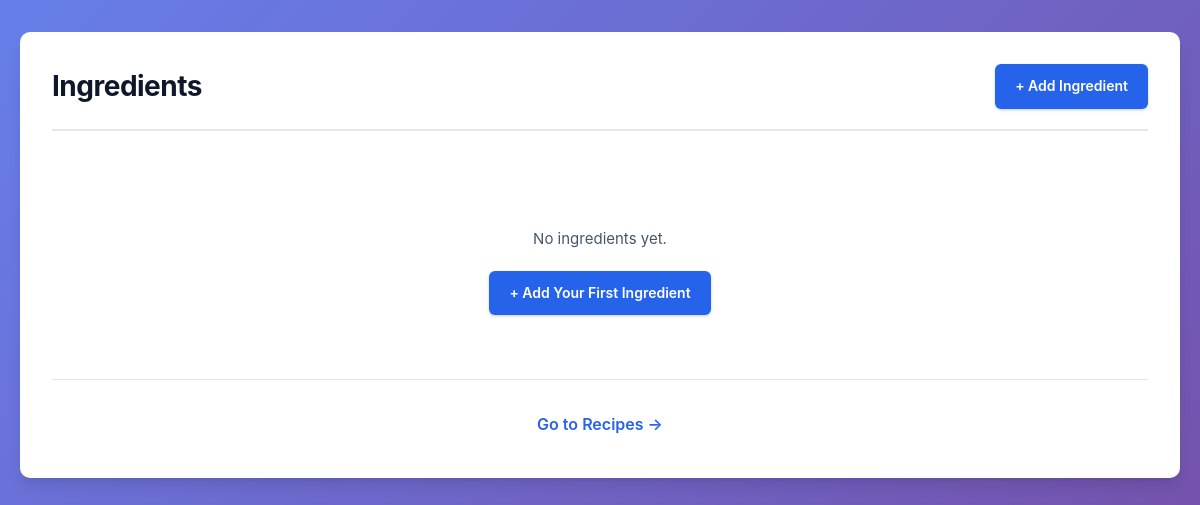
The page /ingredients/ on the database as committed earlier.
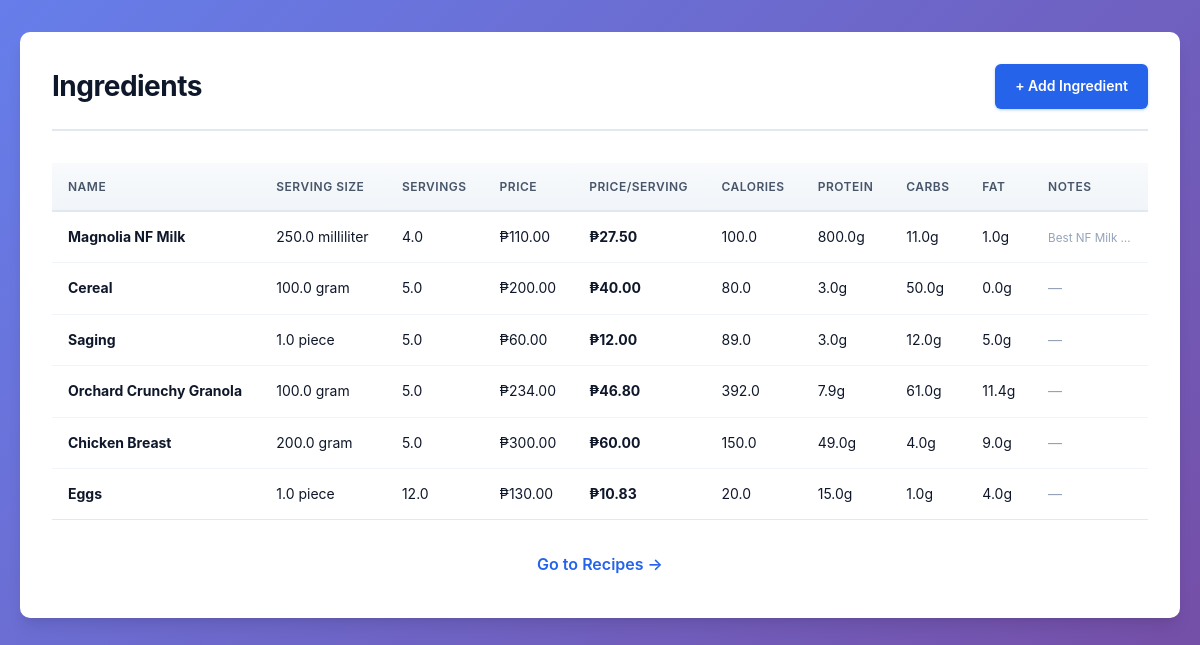
The same page on the database as committed later.
### MC_App/models.py (models this page shows, shortened)
class Ingredient(models.Model):
    UNIT_CHOICES = [
        ('g', 'gram'),
        ('ml', 'milliliter'),
        ('pc', 'piece'),
        ('oz', 'ounce'),
        ('tbsp', 'tablespoon'),
        ('tsp', 'teaspoon'),
    ]
    name = models.CharField(max_length=100)
    serving_size_value = models.FloatField(help_text="Amount of one serving (e.g., 100)")
    serving_size_unit = models.CharField(max_length=10, choices=UNIT_CHOICES, default='g')
    servings_per_container = models.FloatField(help_text="How many servings are in one container")
    price = models.FloatField(help_text="Price of the whole container")
    calories = models.FloatField(help_text="Per serving")
    protein = models.FloatField(help_text="Per serving")
    carbs = models.FloatField(help_text="Per serving")
    fat = models.FloatField(help_text="Per serving")
    notes = models.TextField(blank=True, null=True)
    @property
    def price_per_serving(self):
        try:
            return self.price / self.servings_per_container
        except ZeroDivisionError:
            return 0

### MC_App/views.py (the view)
# urls.py: path('ingredients/', views.ingredient_list, name='ingredient_list'),
def ingredient_list(request):
    ingredients = Ingredient.objects.all()
    return render(request, 'MC_App/ingredient_list.html', {'ingredients': ingredients})

### MC_App/templates/MC_App/ingredient_list.html (shortened to what this page needs)
<!DOCTYPE html>
<html lang="en">
<head>
    {% load static %}
    <link rel="stylesheet" href="{% static 'MC_App/css/style.css' %}">
</head>
<body>
    <div class="container">
        <div class="header-links">
            <h1>Ingredients</h1>
            <a href="{% url 'ingredient_create' %}" class="btn">+ Add Ingredient</a>
        </div>
        {% if ingredients %}
            <table>
                <thead>
                    <tr>
                        <th>Name</th>
                        <th>Serving Size</th>
                        <th>Servings</th>
                        <th>Price</th>
                        <th>Price/Serving</th>
                        <th>Calories</th>
                        <th>Protein</th>
                        <th>Carbs</th>
                        <th>Fat</th>
                        <th>Notes</th>
                    </tr>
                </thead>
                <tbody>
                    {% for i in ingredients %}
                    <tr class="clickable-row" data-href="{% url 'ingredient_edit' i.id %}"  style="cursor:pointer; transition: all 0.2s ease;"
                    onmouseover="this.style.background='var(--accent-light)'; this.style.transform='translateX(4px)'; this.style.boxShadow='0 1px 2px 0 rgba(0, 0, 0, 0.05)';"
                    onmouseout="this.style.background=''; this.style.transform=''; this.style.boxShadow='';">
                        <td><strong>{{ i.name }}</strong></td>
                        <td>{{ i.serving_size_value }} {{ i.get_serving_size_unit_display }}</td>
                        <td>{{ i.servings_per_container }}</td>
                        <td>₱{{ i.price|floatformat:2 }}</td>
                        <td><strong>₱{{ i.price_per_serving|floatformat:2 }}</strong></td>
                        <td>{{ i.calories }}</td>
                        <td>{{ i.protein }}g</td>
                        <td>{{ i.carbs }}g</td>
                        <td>{{ i.fat }}g</td>
                        <td>
                            {% if i.notes %}
                                <small style="color: var(--text-muted);">{{ i.notes|truncatewords:3 }}</small>
                            {% else %}
                                <span style="color: var(--text-muted);">—</span>
                            {% endif %}
                        </td>
                    </tr>
                    {% endfor %}
                </tbody>
            </table>
        {% else %}
            <div class="empty-state">
                <p>No ingredients yet.</p>
                <a href="{% url 'ingredient_create' %}" class="btn">+ Add Your First Ingredient</a>
            </div>
        {% endif %}
        <div style="text-align: center; padding-top: 24px; border-top: 1px solid var(--border-color);">
            <a href="{% url 'recipe_list' %}" class="nav-link">Go to Recipes →</a>
        </div>
    </div>
</body>
</html>

### MC_App/static/MC_app/css/style.css (style rules this page uses)
:root { --primary-bg: #f1f5f9; --surface-bg: #ffffff; --accent-color: #2563eb; --accent-hover: #1d4ed8; --accent-light: #dbeafe; --success: #10b981; --danger: #ef4444; --text-primary: #0f172a; --text-secondary: #475569; --text-muted: #94a3b8; --border-color: #e2e8f0; --shadow-sm: 0 1px 2px 0 rgba(0, 0, 0, 0.05); --shadow-md: 0 4px 6px -1px rgba(0, 0, 0, 0.1), 0 2px 4px -1px rgba(0, 0, 0, 0.06); --shadow-lg: 0 10px 15px -3px rgba(0, 0, 0, 0.1), 0 4px 6px -2px rgba(0, 0, 0, 0.05); --radius: 10px; --radius-sm: 6px; }
* { margin: 0; padding: 0; box-sizing: border-box; }
body { font-family: -apple-system, BlinkMacSystemFont, 'Segoe UI', Roboto, 'Helvetica Neue', Arial, sans-serif; background: linear-gradient(135deg, #667eea 0%, #764ba2 100%); background-attachment: fixed; color: var(--text-primary); line-height: 1.6; padding: 32px 20px; min-height: 100vh; }
.container { max-width: 1200px; margin: 0 auto; background: var(--surface-bg); border-radius: var(--radius); box-shadow: var(--shadow-lg); padding: 32px; }
.header-links { display: flex; justify-content: space-between; align-items: center; margin-bottom: 32px; padding-bottom: 20px; border-bottom: 2px solid var(--border-color); }
h1 { font-size: 28px; font-weight: 700; color: var(--text-primary); letter-spacing: -0.5px; }
.btn { display: inline-flex; align-items: center; gap: 8px; padding: 11px 20px; background: var(--accent-color); color: white; border: none; border-radius: var(--radius-sm); font-weight: 600; font-size: 14px; cursor: pointer; transition: all 0.2s ease; text-decoration: none; box-shadow: 0 1px 3px 0 rgba(37, 99, 235, 0.3); }
table { width: 100%; border-collapse: collapse; background: var(--surface-bg); }
th { background: linear-gradient(to bottom, #f8fafc, #f1f5f9); padding: 14px 16px; text-align: left; font-weight: 600; font-size: 12px; color: var(--text-secondary); text-transform: uppercase; letter-spacing: 0.5px; border-bottom: 2px solid var(--border-color); }
td { padding: 14px 16px; border-bottom: 1px solid #f1f5f9; color: var(--text-primary); font-size: 14px; }
tbody tr { transition: all 0.15s ease; }
tbody tr:last-child td { border-bottom: none; }
.nav-link { display: inline-flex; align-items: center; gap: 8px; color: var(--accent-color); text-decoration: none; font-weight: 600; padding: 8px 0; transition: color 0.2s ease; }

Rows that differ between the two databases and show on the page:
added Ingredient: name "Magnolia NF Milk", serving_size_value "250.0", serving_size_unit "milliliter", servings_per_container "4.0", price "110.00", price_per_serving "27.50", calories "100.0", protein "800.0", carbs "11.0", fat "1.0", notes "Best NF Milk …"
added Ingredient: name "Cereal", serving_size_value "100.0", serving_size_unit "gram", servings_per_container "5.0", price "200.00", price_per_serving "40.00", calories "80.0", protein "3.0", carbs "50.0", fat "0.0"
added Ingredient: name "Saging", serving_size_value "1.0", serving_size_unit "piece", servings_per_container "5.0", price "60.00", price_per_serving "12.00", calories "89.0", protein "3.0", carbs "12.0", fat "5.0"
added Ingredient: name "Orchard Crunchy Granola", serving_size_value "100.0", serving_size_unit "gram", servings_per_container "5.0", price "234.00", price_per_serving "46.80", calories "392.0", protein "7.9", carbs "61.0", fat "11.4"
added Ingredient: name "Chicken Breast", serving_size_value "200.0", serving_size_unit "gram", servings_per_container "5.0", price "300.00", price_per_serving "60.00", calories "150.0", protein "49.0", carbs "4.0", fat "9.0"
added Ingredient: name "Eggs", serving_size_value "1.0", serving_size_unit "piece", servings_per_container "12.0", price "130.00", price_per_serving "10.83", calories "20.0", protein "15.0", carbs "1.0", fat "4.0"
Other text that changed with them:
text no longer shown: "No ingredients yet. + Add Your First Ingredient"
text now shown: "NAME SERVING SIZE SERVINGS PRICE PRICE/SERVING CALORIES PROTEIN CARBS FAT NOTES"
